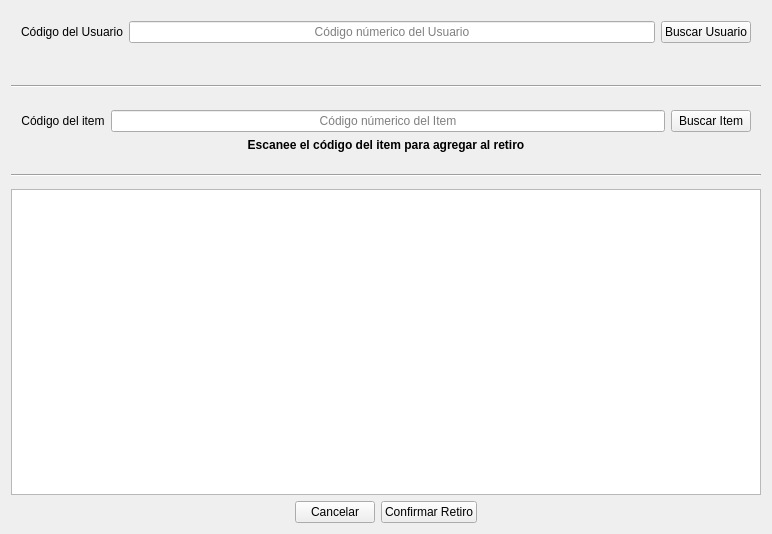
<?xml version="1.0" encoding="UTF-8"?>
<ui version="4.0">
 <class>CheckoutPage</class>
 <widget class="QWidget" name="CheckoutPage">
  <property name="geometry">
   <rect>
    <x>0</x>
    <y>0</y>
    <width>772</width>
    <height>534</height>
   </rect>
  </property>
  <property name="windowTitle">
   <string>Form</string>
  </property>
  <layout class="QVBoxLayout" name="verticalLayout">
   <item>
    <layout class="QGridLayout" name="gridLayout_2">
     <property name="leftMargin">
      <number>10</number>
     </property>
     <property name="topMargin">
      <number>10</number>
     </property>
     <property name="rightMargin">
      <number>10</number>
     </property>
     <property name="bottomMargin">
      <number>10</number>
     </property>
     <item row="0" column="0">
      <widget class="QLabel" name="userBarcodeLabel">
       <property name="text">
        <string>Código del Usuario</string>
       </property>
       <property name="alignment">
        <set>Qt::AlignmentFlag::AlignCenter</set>
       </property>
      </widget>
     </item>
     <item row="0" column="1">
      <widget class="QLineEdit" name="userBarcodeLineEdit">
       <property name="sizePolicy">
        <sizepolicy hsizetype="MinimumExpanding" vsizetype="Fixed">
         <horstretch>0</horstretch>
         <verstretch>0</verstretch>
        </sizepolicy>
       </property>
       <property name="minimumSize">
        <size>
         <width>200</width>
         <height>0</height>
        </size>
       </property>
       <property name="alignment">
        <set>Qt::AlignmentFlag::AlignCenter</set>
       </property>
       <property name="placeholderText">
        <string>Código númerico del Usuario</string>
       </property>
       <property name="clearButtonEnabled">
        <bool>true</bool>
       </property>
      </widget>
     </item>
     <item row="0" column="2">
      <widget class="QPushButton" name="searchUserButton">
       <property name="text">
        <string>Buscar Usuario</string>
       </property>
      </widget>
     </item>
     <item row="1" column="0" colspan="3">
      <widget class="QLabel" name="userNameLabel">
       <property name="text">
        <string/>
       </property>
       <property name="alignment">
        <set>Qt::AlignmentFlag::AlignCenter</set>
       </property>
      </widget>
     </item>
    </layout>
   </item>
   <item>
    <widget class="Line" name="line">
     <property name="minimumSize">
      <size>
       <width>0</width>
       <height>15</height>
      </size>
     </property>
     <property name="midLineWidth">
      <number>0</number>
     </property>
     <property name="orientation">
      <enum>Qt::Orientation::Horizontal</enum>
     </property>
    </widget>
   </item>
   <item>
    <layout class="QGridLayout" name="gridLayout">
     <property name="leftMargin">
      <number>10</number>
     </property>
     <property name="topMargin">
      <number>10</number>
     </property>
     <property name="rightMargin">
      <number>10</number>
     </property>
     <property name="bottomMargin">
      <number>10</number>
     </property>
     <item row="0" column="1">
      <widget class="QLineEdit" name="itemBarcodeLineEdit">
       <property name="minimumSize">
        <size>
         <width>200</width>
         <height>0</height>
        </size>
       </property>
       <property name="alignment">
        <set>Qt::AlignmentFlag::AlignCenter</set>
       </property>
       <property name="placeholderText">
        <string>Código númerico del Item</string>
       </property>
       <property name="clearButtonEnabled">
        <bool>false</bool>
       </property>
      </widget>
     </item>
     <item row="0" column="0">
      <widget class="QLabel" name="itemBarcodeLabel">
       <property name="text">
        <string>Código del item</string>
       </property>
       <property name="alignment">
        <set>Qt::AlignmentFlag::AlignCenter</set>
       </property>
      </widget>
     </item>
     <item row="0" column="2">
      <widget class="QPushButton" name="searchItemButton">
       <property name="text">
        <string>Buscar Item</string>
       </property>
      </widget>
     </item>
     <item row="1" column="0" colspan="3">
      <widget class="QLabel" name="itemHintLabel">
       <property name="font">
        <font>
         <italic>false</italic>
         <bold>true</bold>
        </font>
       </property>
       <property name="text">
        <string>Escanee el código del item para agregar al retiro</string>
       </property>
       <property name="alignment">
        <set>Qt::AlignmentFlag::AlignCenter</set>
       </property>
      </widget>
     </item>
    </layout>
   </item>
   <item>
    <widget class="Line" name="line_2">
     <property name="minimumSize">
      <size>
       <width>0</width>
       <height>15</height>
      </size>
     </property>
     <property name="orientation">
      <enum>Qt::Orientation::Horizontal</enum>
     </property>
    </widget>
   </item>
   <item>
    <widget class="QTableView" name="cartTableView"/>
   </item>
   <item>
    <layout class="QHBoxLayout" name="horizontalLayout_3">
     <property name="topMargin">
      <number>0</number>
     </property>
     <item>
      <spacer name="horizontalSpacer_4">
       <property name="orientation">
        <enum>Qt::Orientation::Horizontal</enum>
       </property>
       <property name="sizeHint" stdset="0">
        <size>
         <width>40</width>
         <height>20</height>
        </size>
       </property>
      </spacer>
     </item>
     <item>
      <widget class="QPushButton" name="cancelButton">
       <property name="text">
        <string>Cancelar</string>
       </property>
      </widget>
     </item>
     <item>
      <widget class="QPushButton" name="confirmButton">
       <property name="text">
        <string>Confirmar Retiro</string>
       </property>
      </widget>
     </item>
     <item>
      <spacer name="horizontalSpacer_5">
       <property name="orientation">
        <enum>Qt::Orientation::Horizontal</enum>
       </property>
       <property name="sizeHint" stdset="0">
        <size>
         <width>40</width>
         <height>20</height>
        </size>
       </property>
      </spacer>
     </item>
    </layout>
   </item>
  </layout>
 </widget>
 <tabstops>
  <tabstop>userBarcodeLineEdit</tabstop>
  <tabstop>searchUserButton</tabstop>
  <tabstop>itemBarcodeLineEdit</tabstop>
  <tabstop>searchItemButton</tabstop>
  <tabstop>cartTableView</tabstop>
  <tabstop>cancelButton</tabstop>
  <tabstop>confirmButton</tabstop>
 </tabstops>
 <resources/>
 <connections/>
</ui>
